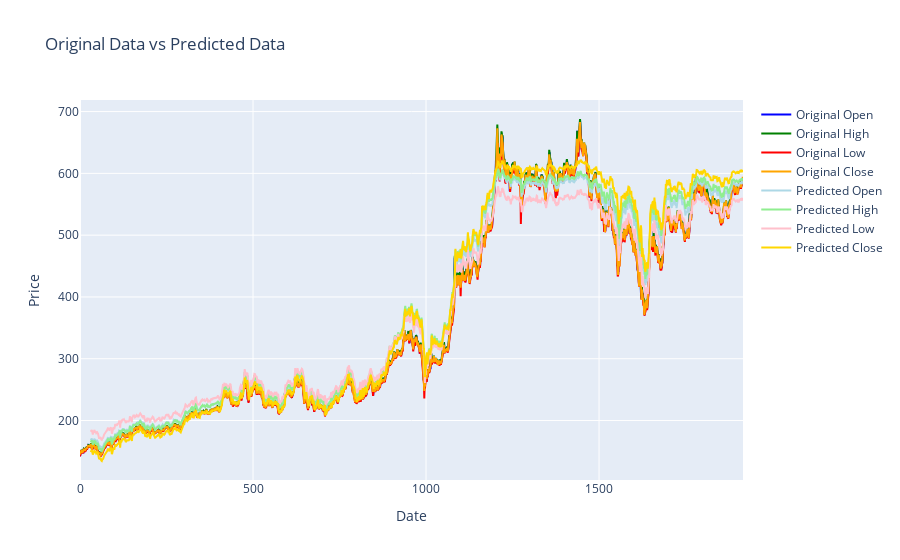

Notebook code for this chart:
### Code cell
import torch
import plotly.graph_objects as go

# Get the original data
original_data = df[['open', 'high', 'low', 'close']].values

# Get the predicted data
model.eval()
with torch.no_grad():
    # predicted_data = model(torch.FloatTensor(val_dataset.dataset.inputs).to(device)).cpu().numpy()
    batch_size = 128
    inputs = np.array(val_dataset.dataset.inputs)
    predicted_data = []

    for i in range(0, len(inputs), batch_size):
        batch_inputs = inputs[i:i+batch_size]
        batch_predicted_data = model(torch.FloatTensor(batch_inputs).to(device)).cpu().numpy()
        predicted_data.append(batch_predicted_data)

    predicted_data = np.concatenate(predicted_data)
    predicted_data = predicted_data[:, -1, :]
    predicted_data = stock_dataset.scaler.inverse_transform(predicted_data)
    
#Create the figure
fig = go.Figure()

# Add the original data trace
fig.add_trace(go.Scatter(x=df.index, y=original_data[:, 0], name='Original Open', mode='lines', line=dict(color='blue')))
fig.add_trace(go.Scatter(x=df.index, y=original_data[:, 1], name='Original High', mode='lines', line=dict(color='green')))
fig.add_trace(go.Scatter(x=df.index, y=original_data[:, 2], name='Original Low', mode='lines', line=dict(color='red')))
fig.add_trace(go.Scatter(x=df.index, y=original_data[:, 3], name='Original Close', mode='lines', line=dict(color='orange')))

# Add the predicted data trace
fig.add_trace(go.Scatter(x=df.index[-len(predicted_data):], y=predicted_data[:, 0], name='Predicted Open', mode='lines', line=dict(color='lightblue')))
fig.add_trace(go.Scatter(x=df.index[-len(predicted_data):], y=predicted_data[:, 1], name='Predicted High', mode='lines', line=dict(color='lightgreen')))
fig.add_trace(go.Scatter(x=df.index[-len(predicted_data):], y=predicted_data[:, 2], name='Predicted Low', mode='lines', line=dict(color='pink')))
fig.add_trace(go.Scatter(x=df.index[-len(predicted_data):], y=predicted_data[:, 3], name='Predicted Close', mode='lines', line=dict(color='gold')))

# Set the layout
fig.update_layout(title='Original Data vs Predicted Data',
                  xaxis_title='Date',
                  yaxis_title='Price')

# Show the figure
fig.show()

### Figure 1 — Plotly figure (JSON) as saved in the notebook; plotly's stock layout.template omitted (floating-point values rounded to 4 significant figures; data arrays with more than 128 entries replaced by an {"elided": "..."} marker saying what was removed)
{"data": [{"line": {"color": "blue"}, "mode": "lines", "name": "Original Open", "type": "scatter", "x": {"elided": "1917 int values"}, "y": {"elided": "1917 float values"}}, {"line": {"color": "green"}, "mode": "lines", "name": "Original High", "type": "scatter", "x": {"elided": "1917 int values"}, "y": {"elided": "1917 float values"}}, {"line": {"color": "red"}, "mode": "lines", "name": "Original Low", "type": "scatter", "x": {"elided": "1917 int values"}, "y": {"elided": "1917 float values"}}, {"line": {"color": "orange"}, "mode": "lines", "name": "Original Close", "type": "scatter", "x": {"elided": "1917 int values"}, "y": {"elided": "1917 float values"}}, {"line": {"color": "lightblue"}, "mode": "lines", "name": "Predicted Open", "type": "scatter", "x": {"elided": "1886 int values"}, "y": {"elided": "1886 float values"}}, {"line": {"color": "lightgreen"}, "mode": "lines", "name": "Predicted High", "type": "scatter", "x": {"elided": "1886 int values"}, "y": {"elided": "1886 float values"}}, {"line": {"color": "pink"}, "mode": "lines", "name": "Predicted Low", "type": "scatter", "x": {"elided": "1886 int values"}, "y": {"elided": "1886 float values"}}, {"line": {"color": "gold"}, "mode": "lines", "name": "Predicted Close", "type": "scatter", "x": {"elided": "1886 int values"}, "y": {"elided": "1886 float values"}}], "layout": {"title": {"text": "Original Data vs Predicted Data"}, "xaxis": {"title": {"text": "Date"}}, "yaxis": {"title": {"text": "Price"}}}}
